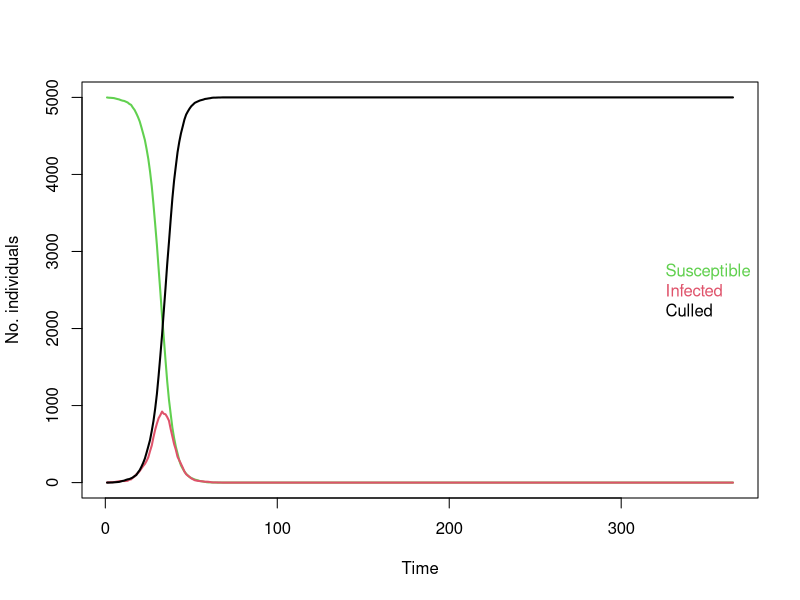

Write R code to recreate this figure.
set.seed(250)

n_swine <- 5000

farm <- data.frame(id =1:n_swine,
                   age=round(runif(n_swine,21,180)),
                   infected=0,
                   dayfrominf=0)

farm$infected[1] <- 1
farm$dayfrominf[1] <- 1

ProbInfection <- 0.5

end_time <- 365

age_collect <- numeric(end_time)

inf_collect <- data.frame(susceptible=rep(0,end_time), infected=rep(0, end_time),  culled=rep(0, end_time))

for (t in seq_len(end_time))
{
  #slaughtered <- farm$age>=180
  #farm$infected[slaughtered] <- 0
  #farm$dayfrominf[slaughtered] <- 0
  #farm$age[slaughtered] <- 21
  
  Prob<-1-exp((-ProbInfection)*(length(farm$infected[farm$infected==1])/n_swine))
  
  PotInf       <- which(farm$infected==0)
  NewInf       <- PotInf[rbinom(length(PotInf),1,prob=Prob)==1]
  if(length(NewInf)>0) farm$infected[NewInf] <- 1
  
  farm$dayfrominf[farm$infected==1] <- farm$dayfrominf[farm$infected==1] + 1
  NewCull       <- which(farm$dayfrominf>=4)
  if(length(NewCull)>0) farm$infected[NewCull] <- 2
  
  farm$age <- farm$age + 1
  
  age_collect[t] <- mean(farm$age)
  
  sus <- length(farm$infected[farm$infected==0])
  inf <- length(farm$infected[farm$infected==1])
  cul <- length(farm$infected[farm$infected==2])
  inf_collect[t,1] <- sus
  inf_collect[t,2] <- inf
  inf_collect[t,3] <- cul
  
  n_swine <- sus+inf
  
}

plot(inf_collect$susceptible, type="l", lwd=2, col=3, xlab="Time", ylab="No. individuals", ylim=c(0,5000))
lines(inf_collect$infected, type="l", lwd=2, col=2)
lines(inf_collect$culled, type="l", lwd=2, col=1)
legend("right", text.col=c(3,2,1), legend=c("Susceptible", "Infected", "Culled"), 
       bty="n")

